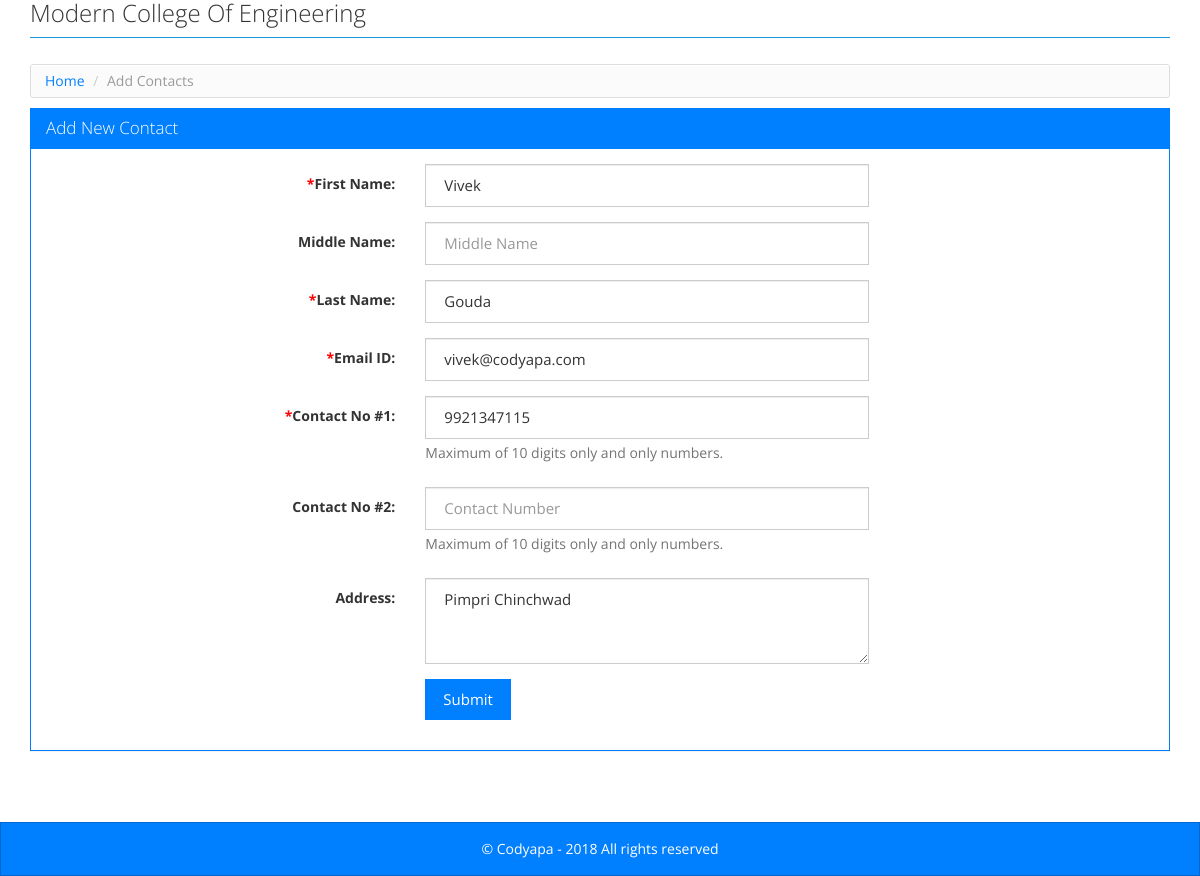
Page /contacts.php?cid=42 on the committed database.
### tables this page shows
CREATE TABLE `tbl_contacts` (
  `contact_id` int(11) NOT NULL,
  `first_name` varchar(255) NOT NULL,
  `middle_name` varchar(255) NOT NULL,
  `last_name` varchar(255) NOT NULL,
  `address` text,
  `contact_no1` varchar(255) NOT NULL,
  `contact_no2` varchar(255) DEFAULT NULL,
  `email_address` varchar(255) NOT NULL,
  `profile_pic` varchar(255) DEFAULT NULL
);

### contacts.php (the view, shortened to what this page needs)
<?php
require_once './config.php';
include './header.php';
try {
   $sql = "SELECT * FROM tbl_contacts WHERE 1 AND contact_id = :cid";
   $stmt = $DB->prepare($sql);
   $stmt->bindValue(":cid", intval($_GET["cid"]));
   $stmt->execute();
   $results = $stmt->fetchAll();
} catch (Exception $ex) {
  echo $ex->getMessage();
}
?>
<div class="row">
  <ul class="breadcrumb">
      <li><a href="index.php">Home</a></li>
      <li class="active"><?php echo ($_GET["m"] == "update") ? "Edit" : "Add"; ?> Contacts</li>
    </ul>
</div>
  <div class="row">
    <div class="panel panel-primary">
      <div class="panel-heading">
        <h3 class="panel-title"><?php echo ($_GET["m"] == "update") ? "Edit" : "Add"; ?> New Contact</h3>
      </div>
      <div class="panel-body">
        <form class="form-horizontal" name="contact_form" id="contact_form" enctype="multipart/form-data" method="post" action="process_form.php">
          <fieldset>
            <div class="form-group">
              <label class="col-lg-4 control-label" for="first_name"><span class="required">*</span>First Name:</label>
              <div class="col-lg-5">
                <input type="text" value="<?php echo $results[0]["first_name"] ?>" placeholder="First Name" id="first_name" class="form-control" name="first_name"><span id="first_name_err" class="error"></span>
              </div>
            </div>
            <div class="form-group">
              <label class="col-lg-4 control-label" for="middle_name">Middle Name:</label>
              <div class="col-lg-5">
                <input type="text" value="<?php echo $results[0]["middle_name"] ?>" placeholder="Middle Name" id="middle_name" class="form-control" name="middle_name">
              </div>
            </div>
            <div class="form-group">
              <label class="col-lg-4 control-label" for="last_name"><span class="required">*</span>Last Name:</label>
              <div class="col-lg-5">
                <input type="text" value="<?php echo $results[0]["last_name"] ?>" placeholder="Last Name" id="last_name" class="form-control" name="last_name"><span id="last_name_err" class="error"></span>
              </div>
            </div>
            <div class="form-group">
              <label class="col-lg-4 control-label" for="email_id"><span class="required">*</span>Email ID:</label>
              <div class="col-lg-5">
                <input type="text" value="<?php echo $results[0]["email_address"] ?>" placeholder="Email ID" id="email_id" class="form-control" name="email_id"><span id="email_id_err" class="error"></span>
              </div>
            </div>
            <div class="form-group">
              <label class="col-lg-4 control-label" for="contact_no1"><span class="required">*</span>Contact No #1:</label>
              <div class="col-lg-5">
                <input type="text" value="<?php echo $results[0]["contact_no1"] ?>" placeholder="Contact Number" id="contact_no1" class="form-control" name="contact_no1"><span id="contact_no1_err" class="error"></span>
                <span class="help-block">Maximum of 10 digits only and only numbers.</span>
              </div>
            </div>
            <div class="form-group">
              <label class="col-lg-4 control-label" for="contact_no2">Contact No #2:</label>
              <div class="col-lg-5">
                <input type="text" value="<?php echo $results[0]["contact_no2"] ?>" placeholder="Contact Number" id="contact_no2" class="form-control" name="contact_no2"><span id="contact_no2_err" class="error"></span>
                <span class="help-block">Maximum of 10 digits only and only numbers.</span>
              </div>
            </div>
            <div class="form-group">
              <label class="col-lg-4 control-label" for="address">Address:</label>
              <div class="col-lg-5">
                <textarea id="address" name="address" rows="3" class="form-control"><?php echo $results[0]["address"] ?></textarea>
              </div>
            </div>
            <div class="form-group">
              <div class="col-lg-5 col-lg-offset-4">
                <button class="btn btn-primary" type="submit">Submit</button>
              </div>
            </div>
          </fieldset>
        </form>
      </div>
    </div>
  </div>
<?php
include './footer.php';
?>

### style.css (style rules this page uses)
html, body { height: 100%; }
body { font-size: 14px; line-height: 18px; }
.mainbody .row { margin: 0px; }
.panel-body { width: 100%; margin: 0 auto; }
.breadcrumb { background-color: #FBFBFB; background-image: -moz-linear-gradient(center top , #FFFFFF, #F5F5F5); background-repeat: repeat-x; border: 1px solid #DDDDDD; border-radius: 3px; box-shadow: 0 1px 0 #FFFFFF inset; list-style: none outside none; margin: 5px 0 10px 0; padding: 7px 14px; }
.breadcrumb li { display: inline-block; text-shadow: 0 1px 0 #FFFFFF; }
.required { color: #f00; }

### rows in the picture
tbl_contacts: first_name "Vivek", last_name "Gouda", email_id "vivek@codyapa.com", contact_no1 "9921347115", address "Pimpri Chinchwad"
